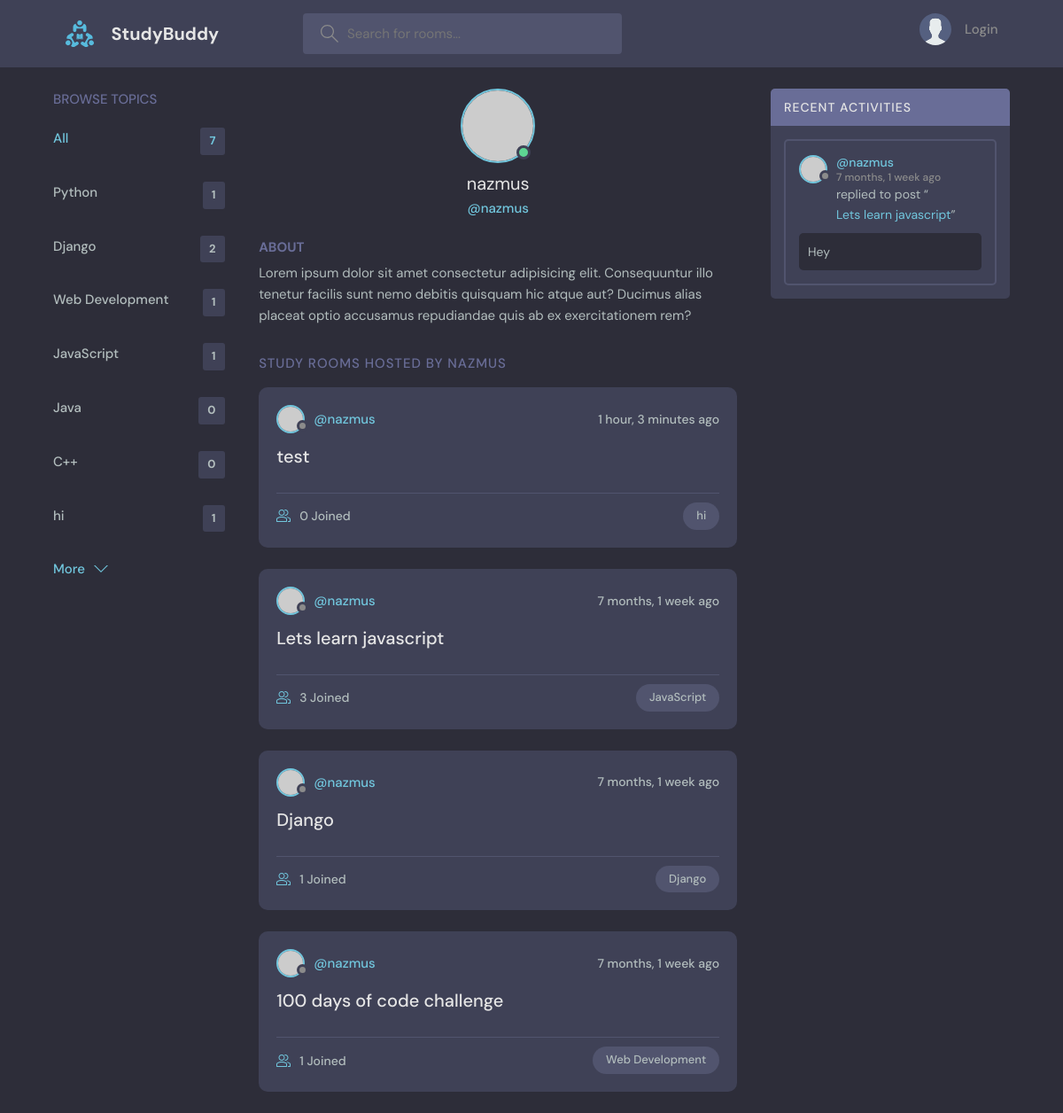
The app's page /profile/1/, older data.
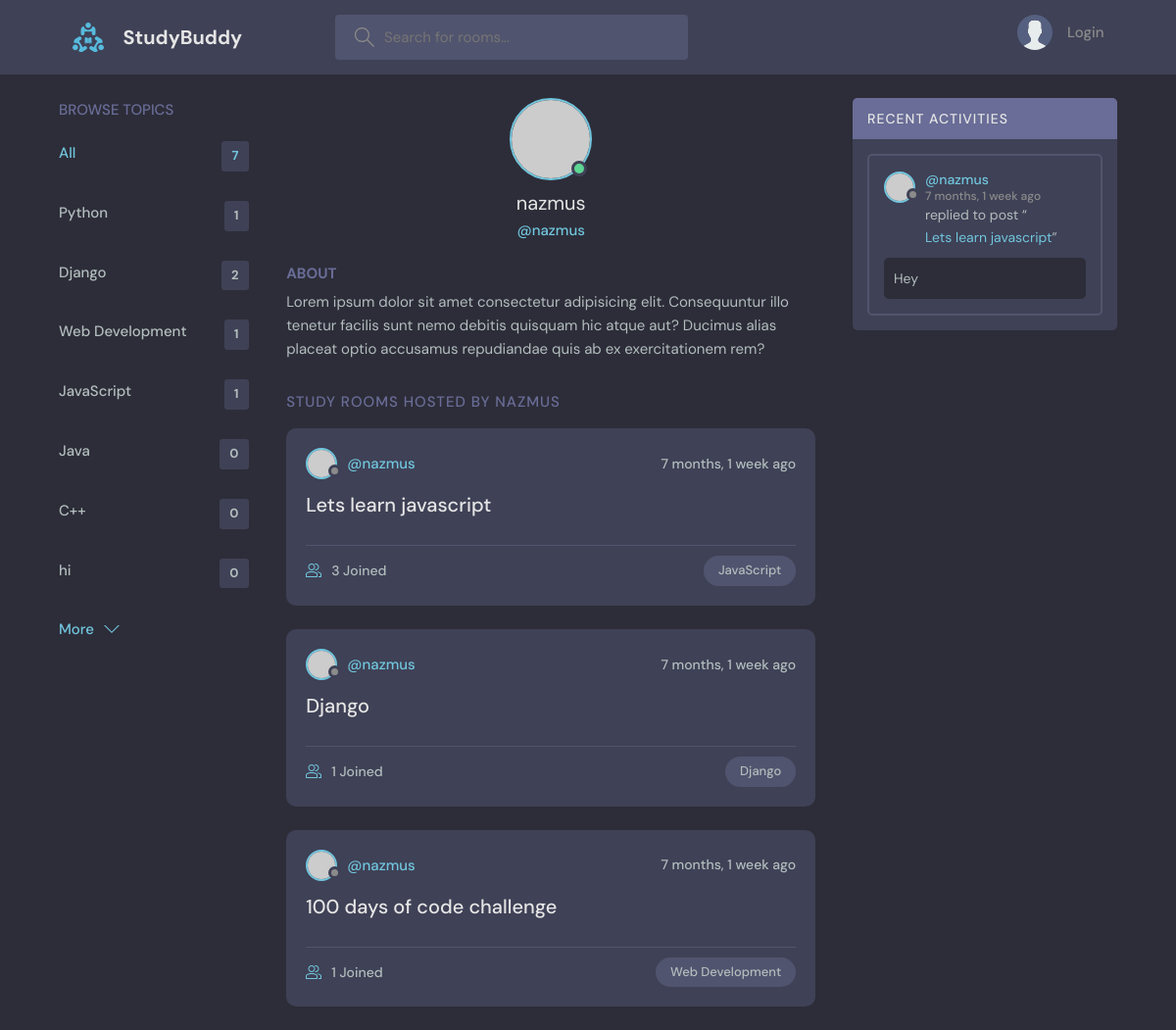
The same page, newer data.
### base/models.py (models this page shows, shortened)
class Topic(models.Model):
    name = models.CharField(max_length=200)

class Room(models.Model):
    host = models.ForeignKey(User, on_delete=models.SET_NULL, null=True)
    topic = models.ForeignKey(Topic, on_delete=models.SET_NULL, null=True)
    name = models.CharField(max_length=200)
    description = models.TextField(null=True, blank=True)
    participants = models.ManyToManyField(
        User, related_name='participants', blank=True)
    updated = models.DateTimeField(auto_now=True)
    created = models.DateTimeField(auto_now_add=True)
    class Meta:
        ordering = ['-updated', '-created']
    def __str__(self):
        return str(self.name)

class Message(models.Model):
    user = models.ForeignKey(User, on_delete=models.CASCADE)
    room = models.ForeignKey(Room, on_delete=models.CASCADE)
    body = models.TextField()
    updated = models.DateTimeField(auto_now=True)
    created = models.DateTimeField(auto_now_add=True)
    class Meta:
        ordering = ['-updated', '-created']

### base/views.py (the view)
# urls.py: path('profile/<str:pk>/', views.userProfile, name='user-profile'),
def userProfile(request, pk):
    user = User.objects.get(id=pk)
    rooms = user.room_set.all()
    room_messages = user.message_set.all()
    topics = Topic.objects.all()
    context = {'user': user, 'rooms': rooms,
               'room_messages': room_messages, 'topics': topics}
    return render(request, 'base/profile.html', context)

### base/templates/base/profile.html (shortened to what this page needs)
<!DOCTYPE html>
{% extends 'main.html' %}
{% block content %}
<main class="profile-page layout layout--3">
  <div class="container">
    {% include 'base/topic_component.html' %}
    <div class="roomList">
      <div class="profile">
        <div class="profile__avatar">
          <div class="avatar avatar--large active">
            <img src="https://randomuser.me/api/portraits/men/11.jpg" />
          </div>
        </div>
        <div class="profile__info">
          <h3>{{user.username}}</h3>
          <p>@{{user.username}}</p>
        </div>
        <div class="profile__about">
          <h3>About</h3>
          <p>
            Lorem ipsum dolor sit amet consectetur adipisicing elit. Consequuntur illo tenetur
            facilis sunt nemo debitis quisquam hic atque aut? Ducimus alias placeat optio
            accusamus repudiandae quis ab ex exercitationem rem?
          </p>
        </div>
      </div>
      <div class="roomList__header">
        <div>
          <h2>Study Rooms Hosted by {{user.username}}</a>
          </h2>
        </div>
      </div>
      {% include 'base/feed_component.html' %}
    </div>
    {% include 'base/activity_component.html' %}
  </div>
</main>
</html>
{% endblock content %}

### base/templates/base/topic_component.html
<div class="topics">
    <div class="topics__header">
      <h2>Browse Topics</h2>
    </div>
    <ul class="topics__list">
      <li>
        <a href="{% url 'home' %}" class="active">All <span>{{topics.count}}</span></a>
      </li>
      {% for topic in topics %}
      <li>
        <a href="{% url 'home' %}?q={{topic.name}}">{{topic.name}} <span>{{topic.room_set.all.count}}</span></a>
      </li>
    {% endfor %}
    </ul>
    <a class="btn btn--link" href="{% url 'topics' %}">
      More
      <svg version="1.1" xmlns="http://www.w3.org/2000/svg" width="32" height="32" viewBox="0 0 32 32">
        <title>chevron-down</title>
        <path d="M16 21l-13-13h-3l16 16 16-16h-3l-13 13z"></path>
      </svg>
    </a>
  </div>

### base/templates/base/feed_component.html (shortened to what this page needs)
{% for room in rooms %}
<div class="roomListRoom">
    <div class="roomListRoom__header">
      <a href="{% url 'user-profile' room.host.id %}" class="roomListRoom__author">
        <div class="avatar avatar--small">
          <img src="https://randomuser.me/api/portraits/women/11.jpg" />
        </div>
        <span>@{{room.host.username}}</span>
      </a>
      <div class="roomListRoom__actions">
        <span>{{room.created|timesince}} ago</span>
      </div>
    </div>
    <div class="roomListRoom__content">
      <a href="{% url 'room' room.id %}">{{room.name}}</a>
    </div>
    <div class="roomListRoom__meta">
      <a href="{% url 'room' room.id %}" class="roomListRoom__joined">
        {{room.participants.all.count}} Joined
      </a>
      <p class="roomListRoom__topic">{{room.topic.name}}</p>
    </div>
  </div>
  {% endfor %}

### base/templates/base/activity_component.html (shortened to what this page needs)
<div class="activities">
    <div class="activities__header">
      <h2>Recent Activities</h2>
    </div>
    {% for message in room_messages %}
    <div class="activities__box">
      <div class="activities__boxHeader roomListRoom__header">
        <a href="{% url 'user-profile' message.user.id %}" class="roomListRoom__author">
          <div class="avatar avatar--small">
            <img src="https://randomuser.me/api/portraits/women/11.jpg" />
          </div>
          <p>
            @{{message.user}}
            <span>{{message.created|timesince}} ago</span>
          </p>
        </a>
      </div>
      <div class="activities__boxContent">
        <p>replied to post “<a href="{% url 'room' message.room.id %}">{{message.room}}</a>”</p>
        <div class="activities__boxRoomContent">
          {{message.body}}
        </div>
      </div>
    </div>
    {% endfor %}
  </div>

Row changes from the older to the newer data that the page shows:
removed Room: host.username "nazmus", created "1 hour, 3 minutes", name "test", participants.all.count "0", topic.name "hi"
computed for Topic "hi": room_set.all.count "1" → "0"
